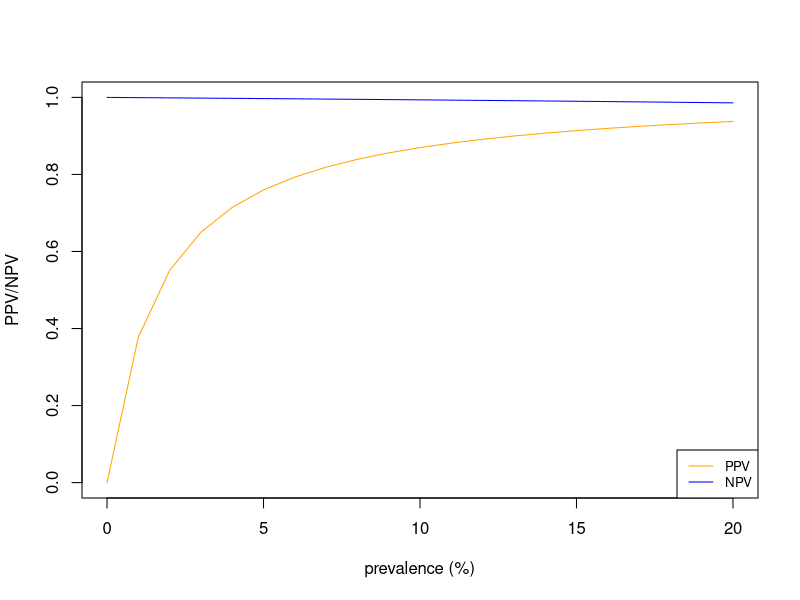

Source code (R):
## ---- chunk 1
# The estimation for sensitivity and specificity from part (a)
sens = 0.9435
spec = 0.9843
# The range of prevalence
prev = 0.01*0:20
# Calculate corresponding PPV and NPV for different value of prevalence
PPV = (sens*prev)/(sens*prev + (1-spec)*(1-prev))
NPV = (spec*(1-prev))/(spec*(1-prev) + (1-sens)*prev)
## ---- chunk 2
# Plot prevalence vs. PPV
plot(100*prev,PPV,type='l',col='orange', ylim = c(0,1), xlab = 'prevalence (%)', ylab = 'PPV/NPV')
# Add prevalence vs. NPV
lines(100*prev,NPV,type='l',col='blue')
# Add legend
legend('bottomright',legend=c("PPV", "NPV"),
       col=c("orange", "blue"),lty=1, cex=0.8)
